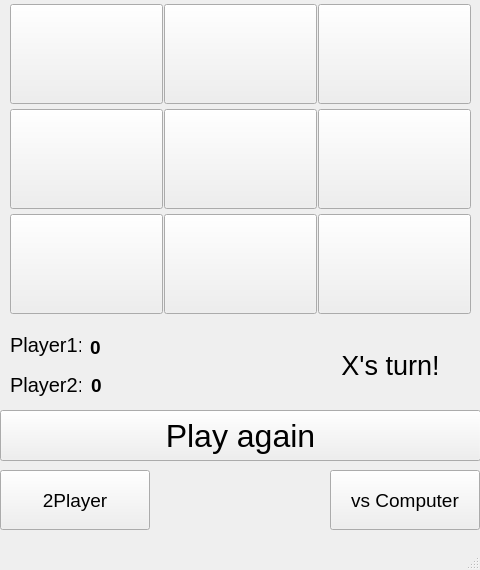
<?xml version="1.0" encoding="UTF-8"?>
<ui version="4.0">
 <class>TicTacToe</class>
 <widget class="QMainWindow" name="TicTacToe">
  <property name="enabled">
   <bool>true</bool>
  </property>
  <property name="geometry">
   <rect>
    <x>0</x>
    <y>0</y>
    <width>480</width>
    <height>570</height>
   </rect>
  </property>
  <property name="minimumSize">
   <size>
    <width>480</width>
    <height>500</height>
   </size>
  </property>
  <property name="maximumSize">
   <size>
    <width>480</width>
    <height>570</height>
   </size>
  </property>
  <property name="font">
   <font>
    <pointsize>8</pointsize>
   </font>
  </property>
  <property name="windowTitle">
   <string>MainWindow</string>
  </property>
  <widget class="QWidget" name="centralwidget">
   <widget class="QWidget" name="gridLayoutWidget">
    <property name="geometry">
     <rect>
      <x>10</x>
      <y>0</y>
      <width>461</width>
      <height>321</height>
     </rect>
    </property>
    <layout class="QGridLayout" name="gridLayout">
     <property name="spacing">
      <number>1</number>
     </property>
     <item row="3" column="1">
      <widget class="QPushButton" name="Button_6">
       <property name="sizePolicy">
        <sizepolicy hsizetype="Minimum" vsizetype="Fixed">
         <horstretch>100</horstretch>
         <verstretch>100</verstretch>
        </sizepolicy>
       </property>
       <property name="minimumSize">
        <size>
         <width>100</width>
         <height>100</height>
        </size>
       </property>
       <property name="font">
        <font>
         <pointsize>50</pointsize>
        </font>
       </property>
       <property name="text">
        <string/>
       </property>
      </widget>
     </item>
     <item row="0" column="2">
      <widget class="QPushButton" name="Button_7">
       <property name="sizePolicy">
        <sizepolicy hsizetype="Minimum" vsizetype="Fixed">
         <horstretch>100</horstretch>
         <verstretch>100</verstretch>
        </sizepolicy>
       </property>
       <property name="minimumSize">
        <size>
         <width>100</width>
         <height>100</height>
        </size>
       </property>
       <property name="font">
        <font>
         <pointsize>50</pointsize>
        </font>
       </property>
       <property name="text">
        <string/>
       </property>
      </widget>
     </item>
     <item row="0" column="1">
      <widget class="QPushButton" name="Button_4">
       <property name="sizePolicy">
        <sizepolicy hsizetype="Minimum" vsizetype="Fixed">
         <horstretch>100</horstretch>
         <verstretch>100</verstretch>
        </sizepolicy>
       </property>
       <property name="minimumSize">
        <size>
         <width>100</width>
         <height>100</height>
        </size>
       </property>
       <property name="font">
        <font>
         <pointsize>50</pointsize>
        </font>
       </property>
       <property name="text">
        <string/>
       </property>
      </widget>
     </item>
     <item row="3" column="2">
      <widget class="QPushButton" name="Button_9">
       <property name="sizePolicy">
        <sizepolicy hsizetype="Minimum" vsizetype="Fixed">
         <horstretch>100</horstretch>
         <verstretch>100</verstretch>
        </sizepolicy>
       </property>
       <property name="minimumSize">
        <size>
         <width>100</width>
         <height>100</height>
        </size>
       </property>
       <property name="font">
        <font>
         <pointsize>50</pointsize>
        </font>
       </property>
       <property name="text">
        <string/>
       </property>
      </widget>
     </item>
     <item row="2" column="1">
      <widget class="QPushButton" name="Button_5">
       <property name="sizePolicy">
        <sizepolicy hsizetype="Minimum" vsizetype="Fixed">
         <horstretch>100</horstretch>
         <verstretch>100</verstretch>
        </sizepolicy>
       </property>
       <property name="minimumSize">
        <size>
         <width>100</width>
         <height>100</height>
        </size>
       </property>
       <property name="font">
        <font>
         <pointsize>50</pointsize>
        </font>
       </property>
       <property name="text">
        <string/>
       </property>
      </widget>
     </item>
     <item row="3" column="0">
      <widget class="QPushButton" name="Button_3">
       <property name="sizePolicy">
        <sizepolicy hsizetype="Minimum" vsizetype="Fixed">
         <horstretch>100</horstretch>
         <verstretch>100</verstretch>
        </sizepolicy>
       </property>
       <property name="minimumSize">
        <size>
         <width>100</width>
         <height>100</height>
        </size>
       </property>
       <property name="font">
        <font>
         <pointsize>50</pointsize>
        </font>
       </property>
       <property name="text">
        <string/>
       </property>
      </widget>
     </item>
     <item row="0" column="0">
      <widget class="QPushButton" name="Button_1">
       <property name="sizePolicy">
        <sizepolicy hsizetype="Minimum" vsizetype="Fixed">
         <horstretch>100</horstretch>
         <verstretch>100</verstretch>
        </sizepolicy>
       </property>
       <property name="minimumSize">
        <size>
         <width>100</width>
         <height>100</height>
        </size>
       </property>
       <property name="font">
        <font>
         <pointsize>50</pointsize>
        </font>
       </property>
       <property name="tabletTracking">
        <bool>false</bool>
       </property>
       <property name="text">
        <string/>
       </property>
      </widget>
     </item>
     <item row="2" column="2">
      <widget class="QPushButton" name="Button_8">
       <property name="sizePolicy">
        <sizepolicy hsizetype="Minimum" vsizetype="Fixed">
         <horstretch>100</horstretch>
         <verstretch>100</verstretch>
        </sizepolicy>
       </property>
       <property name="minimumSize">
        <size>
         <width>100</width>
         <height>100</height>
        </size>
       </property>
       <property name="font">
        <font>
         <pointsize>50</pointsize>
        </font>
       </property>
       <property name="text">
        <string/>
       </property>
      </widget>
     </item>
     <item row="2" column="0">
      <widget class="QPushButton" name="Button_2">
       <property name="sizePolicy">
        <sizepolicy hsizetype="Minimum" vsizetype="Fixed">
         <horstretch>100</horstretch>
         <verstretch>100</verstretch>
        </sizepolicy>
       </property>
       <property name="minimumSize">
        <size>
         <width>100</width>
         <height>100</height>
        </size>
       </property>
       <property name="font">
        <font>
         <pointsize>50</pointsize>
        </font>
       </property>
       <property name="text">
        <string/>
       </property>
      </widget>
     </item>
    </layout>
   </widget>
   <widget class="QPushButton" name="Button_10">
    <property name="geometry">
     <rect>
      <x>0</x>
      <y>410</y>
      <width>481</width>
      <height>51</height>
     </rect>
    </property>
    <property name="font">
     <font>
      <pointsize>24</pointsize>
     </font>
    </property>
    <property name="text">
     <string>Play again</string>
    </property>
   </widget>
   <widget class="QLabel" name="label">
    <property name="geometry">
     <rect>
      <x>330</x>
      <y>330</y>
      <width>121</width>
      <height>71</height>
     </rect>
    </property>
    <property name="font">
     <font>
      <pointsize>20</pointsize>
     </font>
    </property>
    <property name="text">
     <string>X's turn!</string>
    </property>
    <property name="alignment">
     <set>Qt::AlignCenter</set>
    </property>
   </widget>
   <widget class="QLabel" name="label_1">
    <property name="geometry">
     <rect>
      <x>10</x>
      <y>330</y>
      <width>71</width>
      <height>30</height>
     </rect>
    </property>
    <property name="font">
     <font>
      <pointsize>15</pointsize>
     </font>
    </property>
    <property name="text">
     <string>Player1:</string>
    </property>
   </widget>
   <widget class="QLabel" name="label_2">
    <property name="geometry">
     <rect>
      <x>10</x>
      <y>370</y>
      <width>71</width>
      <height>30</height>
     </rect>
    </property>
    <property name="font">
     <font>
      <pointsize>15</pointsize>
     </font>
    </property>
    <property name="text">
     <string>Player2:</string>
    </property>
   </widget>
   <widget class="QLabel" name="player2">
    <property name="geometry">
     <rect>
      <x>91</x>
      <y>370</y>
      <width>20</width>
      <height>31</height>
     </rect>
    </property>
    <property name="font">
     <font>
      <pointsize>14</pointsize>
      <weight>75</weight>
      <bold>true</bold>
     </font>
    </property>
    <property name="text">
     <string>0</string>
    </property>
   </widget>
   <widget class="QLabel" name="player1">
    <property name="geometry">
     <rect>
      <x>90</x>
      <y>340</y>
      <width>15</width>
      <height>15</height>
     </rect>
    </property>
    <property name="font">
     <font>
      <pointsize>14</pointsize>
      <weight>75</weight>
      <bold>true</bold>
     </font>
    </property>
    <property name="text">
     <string>0</string>
    </property>
   </widget>
   <widget class="QPushButton" name="mode1">
    <property name="geometry">
     <rect>
      <x>0</x>
      <y>470</y>
      <width>150</width>
      <height>60</height>
     </rect>
    </property>
    <property name="font">
     <font>
      <pointsize>14</pointsize>
     </font>
    </property>
    <property name="text">
     <string>2Player</string>
    </property>
   </widget>
   <widget class="QPushButton" name="mode2">
    <property name="geometry">
     <rect>
      <x>330</x>
      <y>470</y>
      <width>150</width>
      <height>60</height>
     </rect>
    </property>
    <property name="font">
     <font>
      <pointsize>14</pointsize>
     </font>
    </property>
    <property name="text">
     <string>vs Computer</string>
    </property>
   </widget>
  </widget>
  <widget class="QMenuBar" name="menubar">
   <property name="geometry">
    <rect>
     <x>0</x>
     <y>0</y>
     <width>480</width>
     <height>21</height>
    </rect>
   </property>
  </widget>
  <widget class="QStatusBar" name="statusbar"/>
 </widget>
 <resources/>
 <connections/>
</ui>
